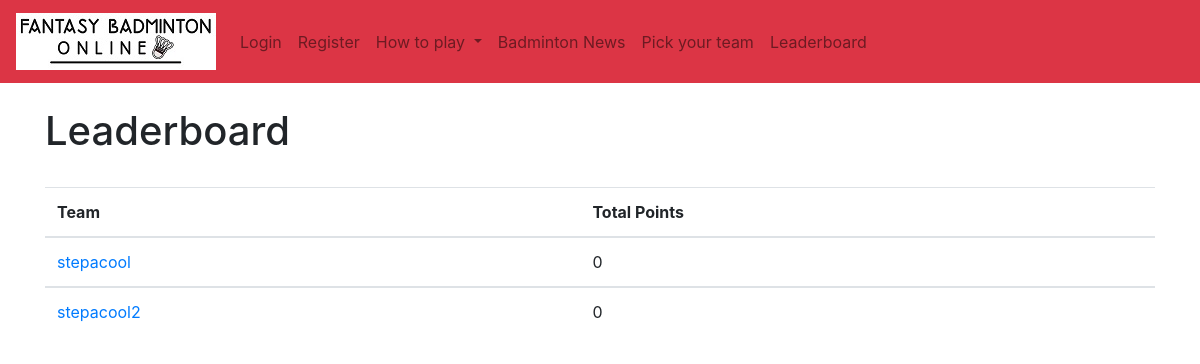
The page /leaderboard/ on the database as committed earlier.
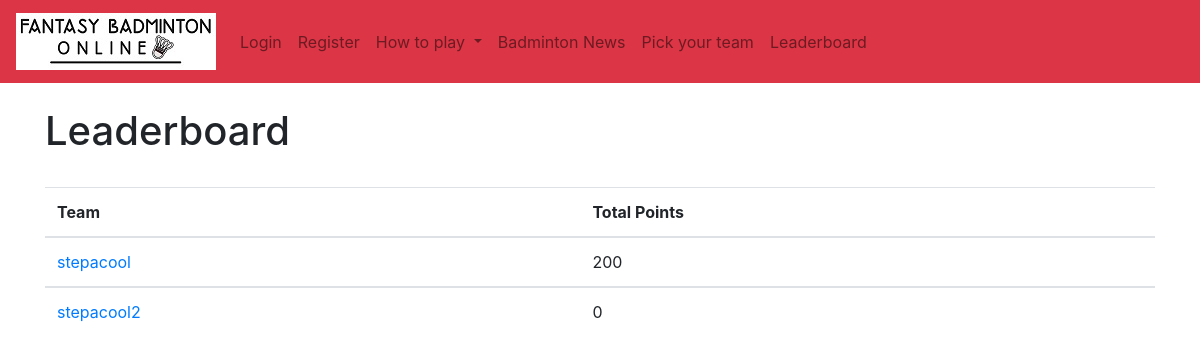
The same page on the database as committed later.
### authenticate/models.py (models this page shows, shortened)
class Teams(models.Model): # team model, players(Rankings model) have foreign key relation to it
	budget = models.IntegerField(default=120)
	owner = models.ForeignKey(settings.AUTH_USER_MODEL,on_delete=models.CASCADE, related_name='teams') # relation to a user
	team = models.SlugField()
	date = models.DateTimeField(auto_now_add=True)
	points = models.CharField(max_length=50)
	def get_team_total_points(self):
		total = []
		total.append(self.MSplayers.all().aggregate(Sum('score'))['score__sum'])
		total.append(self.WSplayers.all().aggregate(Sum('score'))['score__sum'])
		total.append(self.MDplayers.all().aggregate(Sum('score'))['score__sum'])
		total.append(self.WDplayers.all().aggregate(Sum('score'))['score__sum'])
		total.append(self.XDplayers.all().aggregate(Sum('score'))['score__sum'])
		total = [x for x in total if x is not None]
		return sum(total)

### authenticate/views.py (the view)
# urls.py: path('leaderboard/', views.leaderboard, name='leaderboard'),
def leaderboard(request):
	all_teams = Teams.objects.all().order_by('-points')
	return render(request, 'authenticate/leaderboard.html', {'all_teams': all_teams})

### authenticate/templates/authenticate/leaderboard.html
{% extends 'authenticate/base.html' %}
{% load static %}
{% block content %}
<h1>Leaderboard</h1>
<br/>
{% if all_teams %}
	<table id=teams_table class="table table-hover">
		<thead>
			<tr>
				<th scope="col">Team</th>
				<th scope="col">Total Points</th>
			</tr>
		</thead>
	{% for things in all_teams %}
		<tbody>
			<tr>
			    <td><a href="{% url 'team_detail' team_pk=things.pk %}">{{ things.owner.username }}</a></td>
			    <td>{{ things.get_team_total_points }}</td>
			</tr>
		</tbody>
	{% endfor %}
	</table>
{% endif %}
{% endblock %}

Rows that differ between the two databases and show on the page:
changed Teams "stepacool": get_team_total_points "0" → "200"
